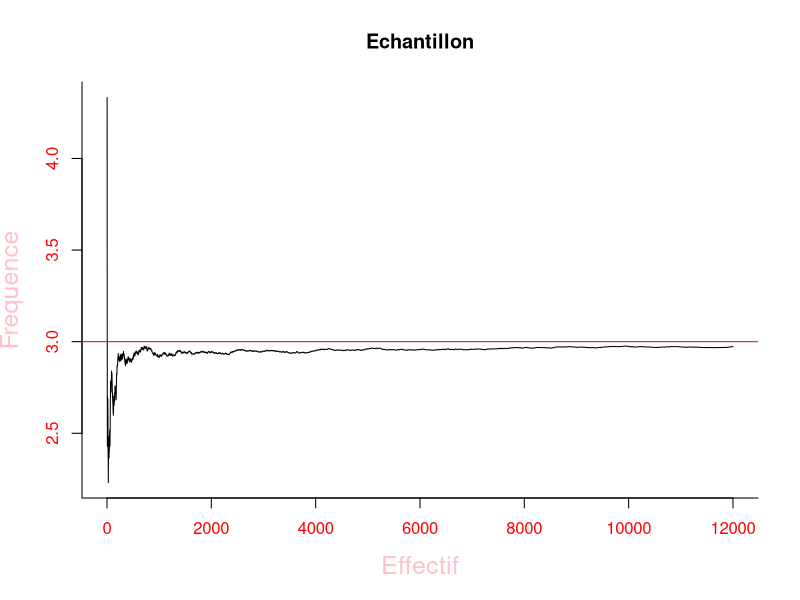
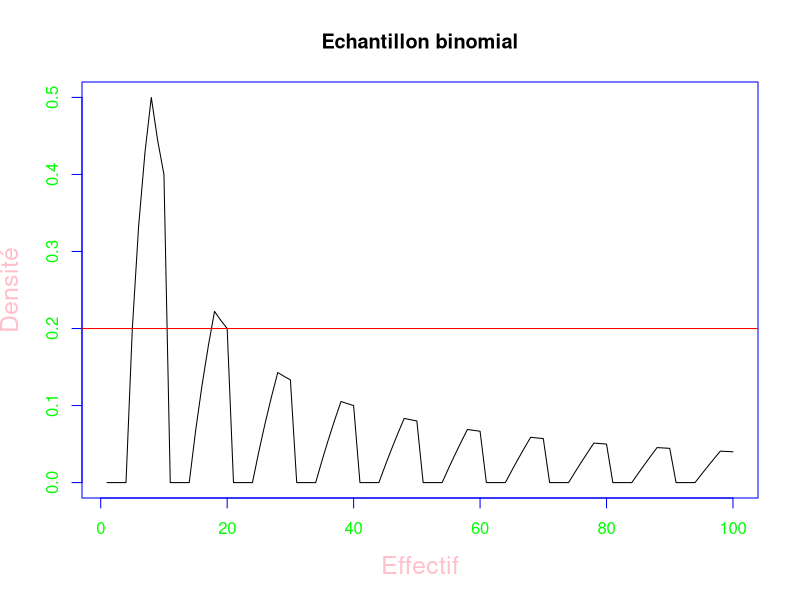
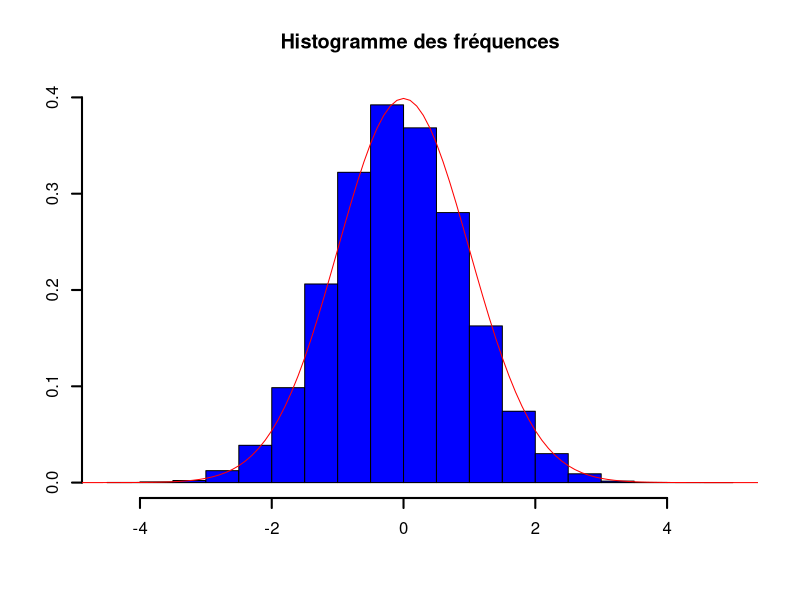

Generate these figures, in order, with R:
#1
echp<-rpois (12000,3)
Y<- cumsum(echp)/1:12000
plot(1:12000,Y,type="l", lwd = 1, fg = "black", bty = "l",cex.lab = 1.5, cex.axis = 1,
     col.lab = "pink", col.axis = "red", main="Echantillon", ylab = "Frequence",
     xlab="Effectif")
abline(h=3,col="red")
#2
#La loi simulée est la loi de Poisson
#3
#Y représente les fréquences cumulées, dans le cadre d'un problème
#d'éstimation Y nous permet d'éstimer l'espérance.
#4
#Sur le graphique cela est bien représenté puisque la loi suivit tend vers 3, et la
#commande abline trace une droite qui en 3 qui est donc l'esperance.
#5
sim<-rbinom(10,100,0.01)
O<-cumsum(sim)/1:100
plot(1:100,O,type="l",lwd=1, fg="blue",cex.lab=1.5,cex.axis=1,col.lab="pink", 
     col.axis="green", main = "Echantillon binomial", ylab="Densité",xlab = "Effectif")
abline(h=0.2,col="red")

#Exercice
#1
N<-25000; n<-150; p<-0.4
x<-seq(-10,10,0.1)
eff<-(rbinom(N,n,p)-n*p)/sqrt(n*p*(1-p))
#2
mean(eff); var(eff)
#La moyenne est toujours proche de 0, et la variance est toujours proche de 1.

#3
bornes<-seq(-5.25,5.25,0.25)
hist(eff,freq=F,main="Histogramme des fréquences", xlab="",ylab="", col="blue",
     lwd="2", ylim = c(0,0.4))
#4
y<-dnorm(x)
lines(x,y,col="red")
#5
#Le graphique montre une approximation de la loi binomial par une loi normale
